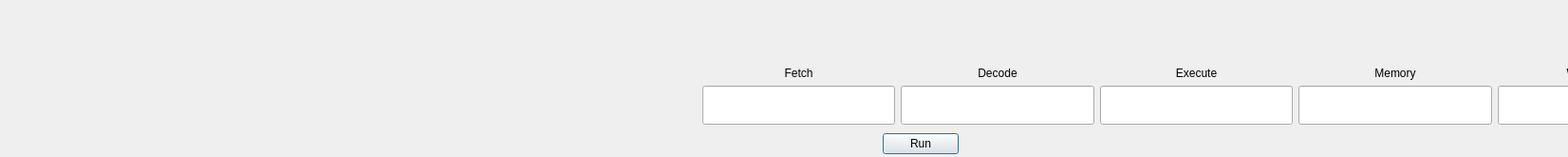
<?xml version="1.0" encoding="UTF-8"?>
<ui version="4.0">
 <class>Dialog</class>
 <widget class="QDialog" name="Dialog">
  <property name="geometry">
   <rect>
    <x>0</x>
    <y>0</y>
    <width>1652</width>
    <height>165</height>
   </rect>
  </property>
  <property name="windowTitle">
   <string>Dialog</string>
  </property>
  <widget class="QPushButton" name="pushButton">
   <property name="geometry">
    <rect>
     <x>930</x>
     <y>140</y>
     <width>80</width>
     <height>22</height>
    </rect>
   </property>
   <property name="text">
    <string>Run</string>
   </property>
  </widget>
  <widget class="QWidget" name="">
   <property name="geometry">
    <rect>
     <x>740</x>
     <y>70</y>
     <width>1041</width>
     <height>61</height>
    </rect>
   </property>
   <layout class="QHBoxLayout" name="horizontalLayout">
    <item>
     <layout class="QVBoxLayout" name="verticalLayout">
      <item>
       <widget class="QLabel" name="label">
        <property name="text">
         <string>Fetch</string>
        </property>
        <property name="alignment">
         <set>Qt::AlignCenter</set>
        </property>
       </widget>
      </item>
      <item>
       <widget class="QLineEdit" name="lineEdit">
        <property name="sizePolicy">
         <sizepolicy hsizetype="Expanding" vsizetype="Expanding">
          <horstretch>0</horstretch>
          <verstretch>0</verstretch>
         </sizepolicy>
        </property>
       </widget>
      </item>
     </layout>
    </item>
    <item>
     <layout class="QVBoxLayout" name="verticalLayout_4">
      <item>
       <widget class="QLabel" name="label_4">
        <property name="text">
         <string>Decode</string>
        </property>
        <property name="alignment">
         <set>Qt::AlignCenter</set>
        </property>
       </widget>
      </item>
      <item>
       <widget class="QLineEdit" name="lineEdit_4">
        <property name="sizePolicy">
         <sizepolicy hsizetype="Expanding" vsizetype="Expanding">
          <horstretch>0</horstretch>
          <verstretch>0</verstretch>
         </sizepolicy>
        </property>
       </widget>
      </item>
     </layout>
    </item>
    <item>
     <layout class="QVBoxLayout" name="verticalLayout_2">
      <item>
       <widget class="QLabel" name="label_2">
        <property name="text">
         <string>Execute</string>
        </property>
        <property name="alignment">
         <set>Qt::AlignCenter</set>
        </property>
       </widget>
      </item>
      <item>
       <widget class="QLineEdit" name="lineEdit_2">
        <property name="sizePolicy">
         <sizepolicy hsizetype="Expanding" vsizetype="Expanding">
          <horstretch>0</horstretch>
          <verstretch>0</verstretch>
         </sizepolicy>
        </property>
       </widget>
      </item>
     </layout>
    </item>
    <item>
     <layout class="QVBoxLayout" name="verticalLayout_5">
      <item>
       <widget class="QLabel" name="label_5">
        <property name="text">
         <string>Memory</string>
        </property>
        <property name="alignment">
         <set>Qt::AlignCenter</set>
        </property>
       </widget>
      </item>
      <item>
       <widget class="QLineEdit" name="lineEdit_5">
        <property name="sizePolicy">
         <sizepolicy hsizetype="Expanding" vsizetype="Expanding">
          <horstretch>0</horstretch>
          <verstretch>0</verstretch>
         </sizepolicy>
        </property>
       </widget>
      </item>
     </layout>
    </item>
    <item>
     <layout class="QVBoxLayout" name="verticalLayout_3">
      <item>
       <widget class="QLabel" name="label_3">
        <property name="text">
         <string>Write Back</string>
        </property>
        <property name="alignment">
         <set>Qt::AlignCenter</set>
        </property>
       </widget>
      </item>
      <item>
       <widget class="QLineEdit" name="lineEdit_3">
        <property name="sizePolicy">
         <sizepolicy hsizetype="Expanding" vsizetype="Expanding">
          <horstretch>0</horstretch>
          <verstretch>0</verstretch>
         </sizepolicy>
        </property>
       </widget>
      </item>
     </layout>
    </item>
   </layout>
  </widget>
 </widget>
 <resources/>
 <connections/>
</ui>
